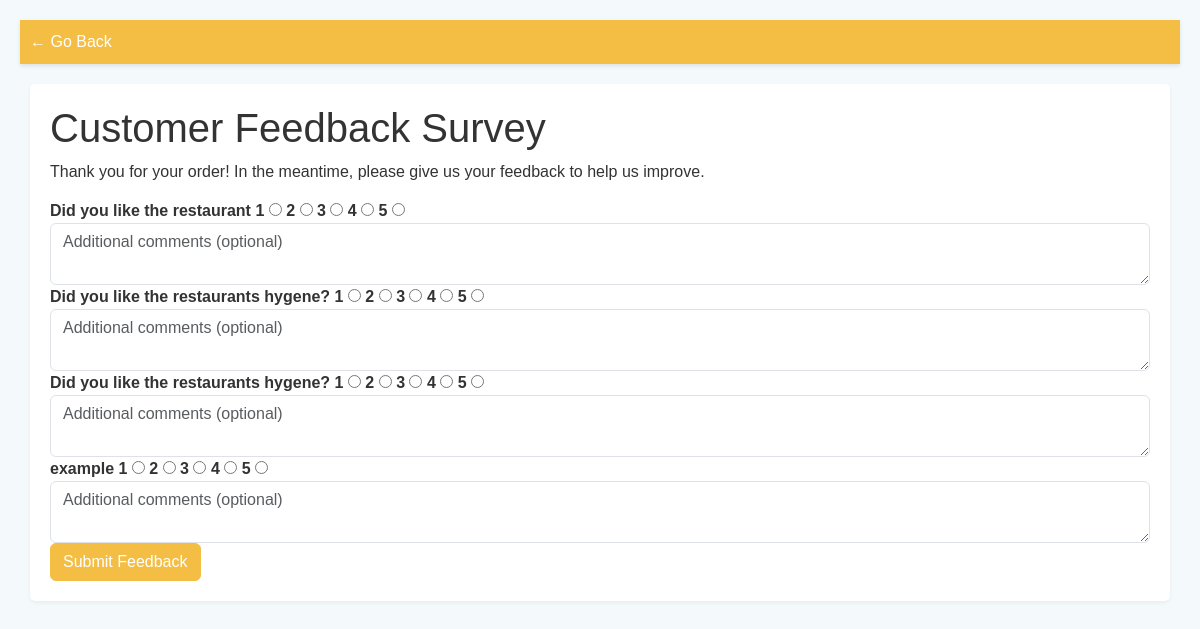
Screenshot of /survey/ with the database file from the repository.
### api/models.py (models this page shows, shortened)
class SurveyQuestion(models.Model):
    question_text = models.CharField(max_length=255)
    active = models.BooleanField(default=True)
    is_deleted = models.BooleanField(default=False)

### api/views.py (the view, shortened to what this page needs)
# urls.py: path('survey/', views.survey, name='survey'),
def survey(request):
    questions = SurveyQuestion.objects.filter(active=True)
    return render(request, 'api/spa/survey.html', {'questions': questions})

### cart/contextprocessors.py (called while the page is built)
def cart(request):
    return {'cart': Cart(request)}

### api/templates/api/spa/survey.html (shortened to what this page needs)
{% load static %}
<!DOCTYPE html>
<html lang="en">
<head>
    <link href="https://cdn.jsdelivr.net/npm/bootstrap@5.3.2/dist/css/bootstrap.min.css" rel="stylesheet">
</head>
<body>
    <div class="navbar">
        <a href="{% url 'api:create_order' %}">← Go Back</a>
    </div>
    <div class="container">
        <h1>Customer Feedback Survey</h1>
        <p class="thank-you-message">
            Thank you for your order! In the meantime, please give us your feedback to help us improve.
        </p>
        <form method="post">
            {% for question in questions %}
                <div class="form-group">
                    <label>{{ question.question_text }}</label>
                    {% for i in "12345" %}
                    <label class="radio-inline">
                        {{ i }}
                        <input type="radio" name="rating_{{ question.id }}" value="{{ i }}" required>
                    </label>
                    {% endfor %}
                    <textarea class="form-control" name="comment_{{ question.id }}" cols="30" rows="2" placeholder="Additional comments (optional)"></textarea>
                </div>
            {% endfor %}
            <button type="submit" class="btn btn-primary">Submit Feedback</button>
        </form>
    </div>
</body>
</html>

### api/templates/api/spa/survey.html (style rules this page uses)
body { font-family: 'Arial', sans-serif; background-color: #f4f9fc; color: #333; padding: 20px; }
.container { background-color: #ffffff; padding: 20px; margin-top: 20px; border-radius: 5px; box-shadow: 0 2px 4px rgba(0,0,0,0.05); }
.form-group label { font-weight: bold; }
.navbar { background-color: #f3be43; padding: 10px; box-shadow: 0 2px 4px rgba(0, 0, 0, 0.1); margin-bottom: 20px; }
.navbar a { color: white; text-decoration: none; }
.btn-primary { background-color: #f3be43; border-color: #f3be43; }
.thank-you-message { font-size: 16px; margin-bottom: 15px; }

### rows the page displays
SurveyQuestion: question_text "Did you like the restaurant", i "1" "2" "3" "4" "5", id "Additional comments (optional)"
SurveyQuestion: question_text "Did you like the restaurants hygene?", i "1" "2" "3" "4" "5", id "Additional comments (optional)"
SurveyQuestion: question_text "Did you like the restaurants hygene?", i "1" "2" "3" "4" "5", id "Additional comments (optional)"
SurveyQuestion: question_text "example", i "1" "2" "3" "4" "5", id "Additional comments (optional)"
